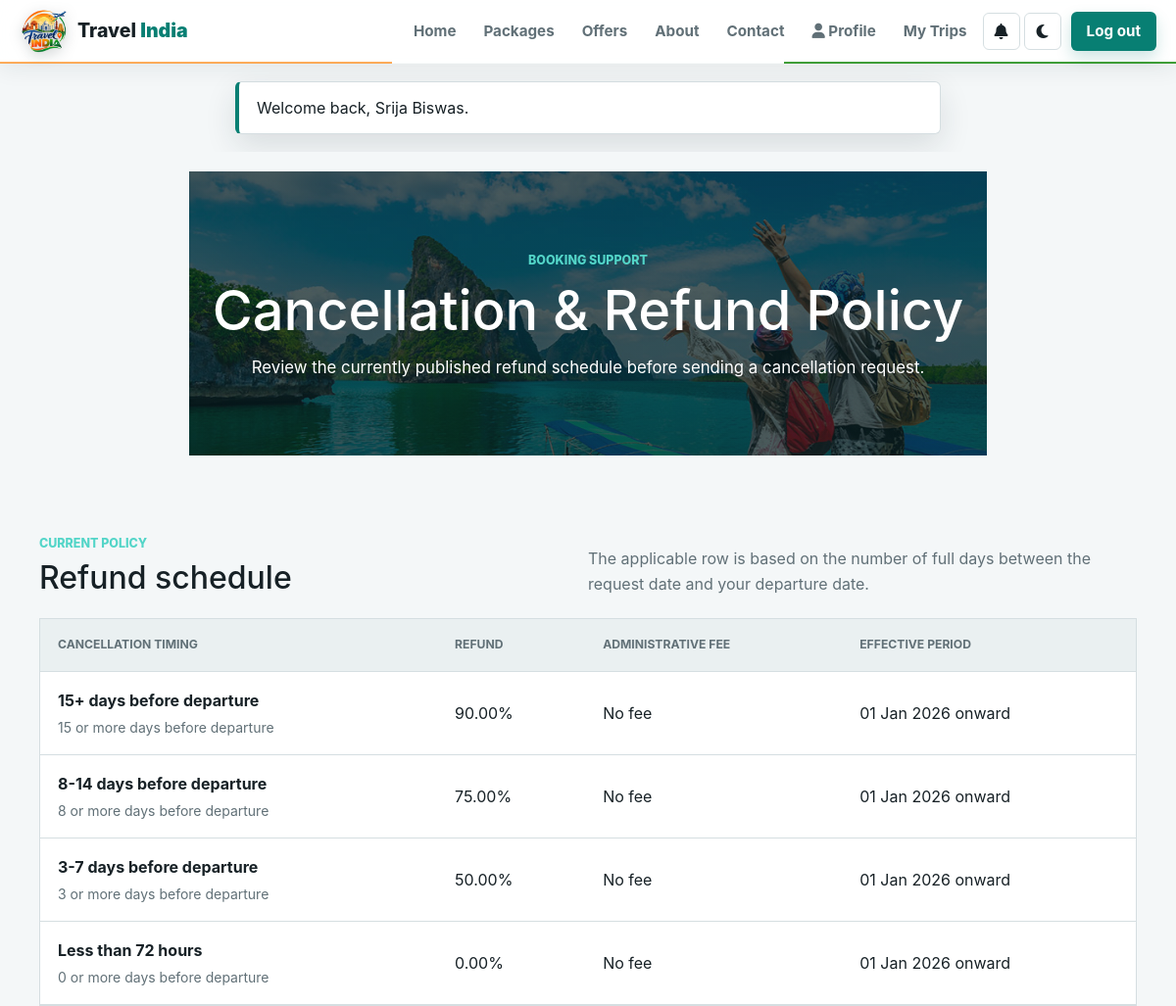
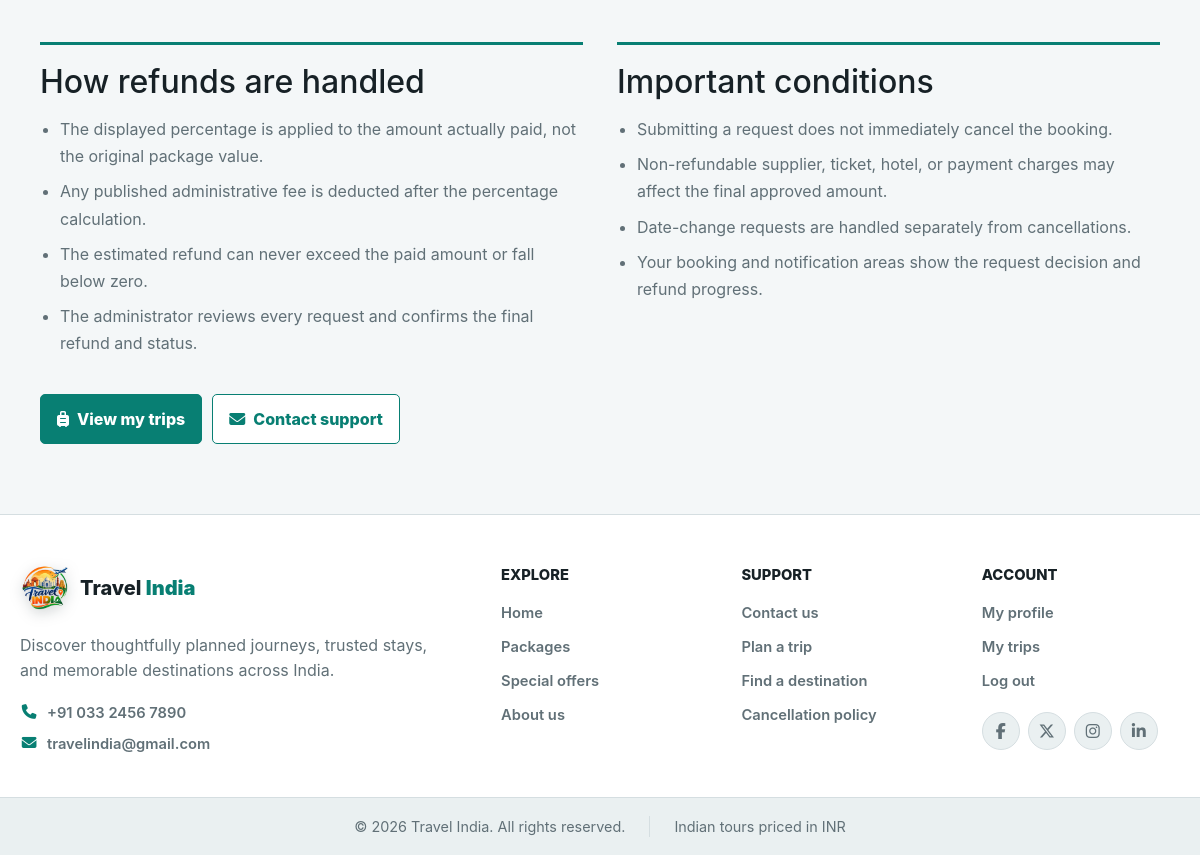
The page /policies.php (signed in) on the database its author committed (2 pictures, top to bottom).
### tables this page shows
CREATE TABLE `cancellation_policies` (
  `id` int NOT NULL AUTO_INCREMENT,
  `name` varchar(150) NOT NULL,
  `minimum_days_before` int NOT NULL,
  `refund_percentage` decimal(5,2) NOT NULL,
  `administrative_fee` decimal(10,2) NOT NULL DEFAULT '0.00',
  `status` varchar(30) NOT NULL DEFAULT 'active',
  `effective_from` date NOT NULL,
  `effective_to` date DEFAULT NULL,
  `created_at` timestamp NOT NULL DEFAULT CURRENT_TIMESTAMP,
  PRIMARY KEY (`id`),
  KEY `status` (`status`),
  KEY `minimum_days_before` (`minimum_days_before`)
);

### security.php (called while the page is built, shortened)
<?php
function e(mixed $value): string { return htmlspecialchars((string)$value, ENT_QUOTES, 'UTF-8'); }

### policies.php (the view, shortened to what this page needs)
<?php
$db=db_connect();
$result=$db->query("SELECT name,minimum_days_before,refund_percentage,administrative_fee,effective_from,effective_to FROM cancellation_policies WHERE status='active' AND effective_from<=CURDATE() AND (effective_to IS NULL OR effective_to>=CURDATE()) ORDER BY minimum_days_before DESC,id");
$policies=[];while($row=$result->fetch_assoc())$policies[]=$row;
?>
<!DOCTYPE html>
<html lang="en">
<head>
<link rel="stylesheet" href="css/policies.css?v=1">
<link rel="stylesheet" href="css/policies-theme.css?v=1">
</head>
<body>
<?php include 'header.php';?>
<main class="policy-page">
<header class="policy-hero"><div><span>Booking support</span><h1>Cancellation &amp; Refund Policy</h1><p>Review the currently published refund schedule before sending a cancellation request.</p></div></header>
<section class="policy-content" aria-labelledby="refund-schedule-title">
<div class="policy-intro"><div><span>Current policy</span><h2 id="refund-schedule-title">Refund schedule</h2></div><p>The applicable row is based on the number of full days between the request date and your departure date.</p></div>
<?php if($policies):?><div class="policy-table-wrap"><table><thead><tr><th>Cancellation timing</th><th>Refund</th><th>Administrative fee</th><th>Effective period</th></tr></thead><tbody><?php foreach($policies as $policy):?><tr><td><strong><?php echo e($policy['name']);?></strong><small><?php echo (int)$policy['minimum_days_before'];?> or more days before departure</small></td><td><?php echo e(number_format((float)$policy['refund_percentage'],2));?>%</td><td><?php echo (float)$policy['administrative_fee']>0?inr($policy['administrative_fee']):'No fee';?></td><td><?php echo e(date('d M Y',strtotime($policy['effective_from'])));?><?php echo $policy['effective_to']?' to '.e(date('d M Y',strtotime($policy['effective_to']))):' onward';?></td></tr><?php endforeach;?></tbody></table></div>
<?php else:?><div class="policy-empty"><i class="fa-solid fa-circle-info"></i><div><h2>No cancellation schedule is currently published</h2><p>Contact Travel India before booking or requesting cancellation so the applicable terms can be confirmed.</p></div></div><?php endif;?>
<div class="policy-rules"><section><h2>How refunds are handled</h2><ul><li>The displayed percentage is applied to the amount actually paid, not the original package value.</li><li>Any published administrative fee is deducted after the percentage calculation.</li><li>The estimated refund can never exceed the paid amount or fall below zero.</li><li>The administrator reviews every request and confirms the final refund and status.</li></ul></section><section><h2>Important conditions</h2><ul><li>Submitting a request does not immediately cancel the booking.</li><li>Non-refundable supplier, ticket, hotel, or payment charges may affect the final approved amount.</li><li>Date-change requests are handled separately from cancellations.</li><li>Your booking and notification areas show the request decision and refund progress.</li></ul></section></div>
<div class="policy-actions"><a href="my-bookings.php" class="policy-button"><i class="fa-solid fa-suitcase-rolling"></i> View my trips</a><a href="contactus.php" class="policy-button secondary"><i class="fa-solid fa-envelope"></i> Contact support</a></div>
</section></main>
<?php include 'footer.php';?>
</body>
</html>

### css/policies.css (style rules this page uses)
.policy-page { min-height:70vh;background:#f3f7f7;color:#132326 }
.policy-hero { min-height:290px;display:grid;place-items:center;padding:72px 24px;background:linear-gradient(rgba(7,30,33,.72),rgba(7,30,33,.72)),url('../img/banner.jpg') center/cover;color:#fff;text-align:center }
.policy-hero div { width:min(860px,100%) }
.policy-hero span,.policy-intro span { color:#53d5c8;font-size:.78rem;font-weight:800;text-transform:uppercase }
.policy-hero h1 { margin:8px 0 12px;font-size:clamp(2rem,5vw,3.5rem) }
.policy-hero p { margin:0;font-size:1.05rem }
.policy-content { width:min(1120px,calc(100% - 32px));margin:auto;padding:54px 0 70px }
.policy-intro { display:flex;align-items:end;justify-content:space-between;gap:30px;margin-bottom:22px }
.policy-intro h2 { margin:6px 0 0;font-size:2rem }
.policy-intro p { max-width:560px;margin:0;color:#5d6d70;line-height:1.6 }
.policy-table-wrap { overflow-x:auto;border:1px solid #d6e1e2;background:#fff }
.policy-table-wrap table { width:100%;min-width:760px;border-collapse:collapse }
.policy-table-wrap th,.policy-table-wrap td { padding:17px 18px;border-bottom:1px solid #e0e8e9;text-align:left }
.policy-table-wrap th { background:#eaf3f3;color:#496064;font-size:.76rem;text-transform:uppercase }
.policy-table-wrap td strong,.policy-table-wrap td small { display:block }
.policy-table-wrap td small { margin-top:5px;color:#68787b }
.policy-rules { display:grid;grid-template-columns:1fr 1fr;gap:34px;margin-top:42px }
.policy-rules section { border-top:3px solid #078d82;padding-top:18px }
.policy-rules h2 { margin:0 0 15px }
.policy-rules ul { margin:0;padding-left:20px;color:#526568;line-height:1.7 }
.policy-rules li+li { margin-top:8px }
.policy-actions { display:flex;gap:10px;margin-top:36px }
.policy-button { display:inline-flex;align-items:center;gap:8px;padding:12px 16px;border:1px solid #078d82;border-radius:5px;background:#078d82;color:#fff;font-weight:800 }
.policy-button.secondary { background:transparent;color:#087d74 }

### css/policies-theme.css (style rules this page uses)
.policy-page { background:var(--page);color:var(--text) }
.policy-intro p,.policy-rules ul,.policy-table-wrap td small,.policy-empty p { color:var(--muted) }
.policy-table-wrap,.policy-empty { border-color:var(--border);background:var(--surface) }
.policy-table-wrap table { color:var(--text) }
.policy-table-wrap th { background:var(--surface-soft);color:var(--muted) }
.policy-table-wrap th,.policy-table-wrap td { border-color:var(--border) }
.policy-rules section { border-color:var(--brand) }
.policy-button { border-color:var(--brand);background:var(--brand);text-decoration:none }
.policy-button.secondary { background:var(--surface);color:var(--brand) }

### css/theme.css (style rules this page uses)
:root { color-scheme: light; --page:#f4f7f8; --surface:#fff; --surface-soft:#eaf0f1; --text:#172126; --muted:#617077; --border:#d5dee1; --brand:#087f73; --brand-strong:#05665d; --accent:#e9a23b; --shadow:0 12px 32px rgba(22,41,47,.12); }
html { scroll-behavior:smooth; }
body { margin:0!important; padding:0!important; overflow-x:hidden; background:var(--page)!important; color:var(--text); transition:background-color .2s,color .2s; }
body,button,input,select,textarea { font-family:Inter,"Segoe UI",Arial,sans-serif; }
button,a,input,select,textarea { letter-spacing:0; }
body > main { margin:0!important; padding:20px max(20px,calc((100% - 1180px)/2)) 0; display:flex; flex-wrap:wrap; justify-content:center; gap:22px; }
.feature,.about,.banner,section { color:var(--text); }

### rows shown on the page
cancellation_policies: name "15+ days before departure", minimum_days_before "15", refund_percentage "90.00", administrative_fee "No fee", effective_from "01 Jan 2026", shows "onward"
cancellation_policies: name "8-14 days before departure", minimum_days_before "8", refund_percentage "75.00", administrative_fee "No fee", effective_from "01 Jan 2026", shows "onward"
cancellation_policies: name "3-7 days before departure", minimum_days_before "3", refund_percentage "50.00", administrative_fee "No fee", effective_from "01 Jan 2026", shows "onward"
cancellation_policies: name "Less than 72 hours", minimum_days_before "0", refund_percentage "0.00", administrative_fee "No fee", effective_from "01 Jan 2026", shows "onward"

### other values the page prints
$_SESSION['flash'] "Welcome back, Srija Biswas."
